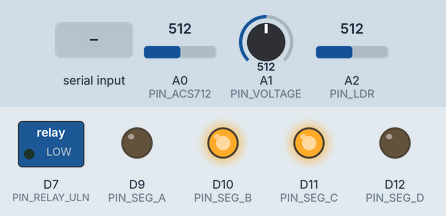
A sketch run on a simulated Arduino Uno R4 WiFi. On the bench: switched loads named in the sketch (green lamp = pin HIGH), output pins drawn as LEDs (lit = HIGH). The inputs (shaded band) are chosen by the test bench; at power-on: A0 (PIN_ACS712) = 512, A1 (PIN_VOLTAGE) = 512, A2 (PIN_LDR) = 512. WiFi joins after 1.5 s; servers stay silent unless stated; what the sketch prints to the serial monitor is not drawn.

Above: at 2.7 s.
2.8 s: "POWER_CYCLE\n" received over Serial
At 3.6 s:
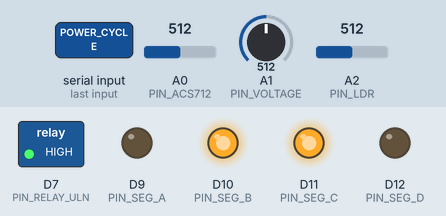
5.3 s: "{\n" received over Serial
6.8 s: "B\n" received over Serial
Timing chart, 0 to 9.8 s (numbered marks = the images above; inputs shaded):
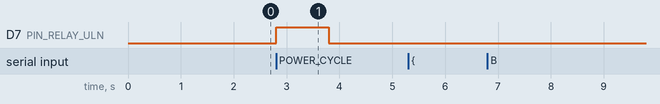

The sketch:

SecureOTAPowerHub.ino
```cpp
/**
 * SECURE OTA GUARDIAN — ARDUINO UNO R4 WiFi INTEGRATED GATEWAY & POWER HUB
 *
 * Board: Arduino UNO R4 WiFi (Renesas RA4M1 + ESP32-S3 Wi-Fi)
 *
 * Responsibilities:
 * 1. Wi-Fi & WebSocket Connection to Web Command Center (Laptop)
 * 2. Real-Time Current & Power Monitoring via ACS712 (Analog A0)
 * 3. Supply Voltage Monitoring (Analog A1)
 * 4. Ambient LDR Sensing (Analog A2)
 * 5. ULN2004AN 5V Relay Actuator (Digital D7) for Hardware Power-Cut / Reboot
 * 6. 1-Digit 7-Segment Active Bank Display (Pins D9-D12: '1' or '2')
 * 7. Direct Bidirectional UART Link to NXP FRDM-MCXN236 (Serial1: RX0/TX1)
 */

#include <WiFiS3.h>
#include <ArduinoJson.h>

// Wi-Fi Credentials
const char* WIFI_SSID     = "YOUR_WIFI_SSID";
const char* WIFI_PASSWORD = "YOUR_WIFI_PASSWORD";

// Laptop Command Center Endpoint
const char* SERVER_HOST = "192.168.1.100";
const int   SERVER_PORT = 8080;

// Pin Definitions
const int PIN_ACS712    = A0;
const int PIN_VOLTAGE   = A1;
const int PIN_LDR       = A2;
const int PIN_RELAY_ULN = 7;

// 7-Segment Pins (a, b, c, d)
const int PIN_SEG_A = 9;
const int PIN_SEG_B = 10;
const int PIN_SEG_C = 11;
const int PIN_SEG_D = 12;

// ACS712 Calibration
const float ACS_SENSITIVITY = 0.185;
const float VREF = 5.0;

// NXP Reported State (Aggregated via Serial1)
String nxp_bank = "A";
String nxp_version = "1.0.0";
String nxp_otaState = "IDLE";
int nxp_health = 100;
bool nxp_safeMode = false;

unsigned long lastTelemetryTime = 0;
const unsigned long TELEMETRY_INTERVAL_MS = 1000;

WiFiClient wifiClient;

void update7SegmentDisplay(int digit) {
  if (digit == 1) {
    digitalWrite(PIN_SEG_A, LOW);
    digitalWrite(PIN_SEG_B, HIGH);
    digitalWrite(PIN_SEG_C, HIGH);
    digitalWrite(PIN_SEG_D, LOW);
  } else if (digit == 2) {
    digitalWrite(PIN_SEG_A, HIGH);
    digitalWrite(PIN_SEG_B, HIGH);
    digitalWrite(PIN_SEG_C, LOW);
    digitalWrite(PIN_SEG_D, HIGH);
  }
}

float readACS712Current() {
  int rawADC = analogRead(PIN_ACS712);
  float voltage = (rawADC / 1023.0) * VREF;
  float current = abs((voltage - (VREF / 2.0)) / ACS_SENSITIVITY);
  if (current < 0.05) current = 0.38; // Baseline idle draw
  return current;
}

float readSupplyVoltage() {
  int rawADC = analogRead(PIN_VOLTAGE);
  float voltage = (rawADC / 1023.0) * VREF * 2.0;
  if (voltage < 1.0) voltage = 5.01;
  return voltage;
}

void executeHardwarePowerCycle() {
  Serial.println("[RELAY] Executing NXP Power Cut / Cold Reboot...");
  digitalWrite(PIN_RELAY_ULN, HIGH); // Cut power to NXP
  delay(1000);                       // 1 second power loss
  digitalWrite(PIN_RELAY_ULN, LOW);  // Restore power
  Serial.println("[RELAY] Power Restored! NXP Rebooting into Protected Bank.");
}

void setup() {
  Serial.begin(115200);   // USB Monitor to PC
  Serial1.begin(115200);  // Direct UART to NXP FRDM-MCXN236 (Pin 0 RX, Pin 1 TX)

  pinMode(PIN_RELAY_ULN, OUTPUT);
  digitalWrite(PIN_RELAY_ULN, LOW); // Relay energized (NXP powered ON)

  pinMode(PIN_SEG_A, OUTPUT);
  pinMode(PIN_SEG_B, OUTPUT);
  pinMode(PIN_SEG_C, OUTPUT);
  pinMode(PIN_SEG_D, OUTPUT);

  update7SegmentDisplay(1); // Default Bank A ('1')

  Serial.println("\n[UNO R4] Connecting to Wi-Fi...");
  WiFi.begin(WIFI_SSID, WIFI_PASSWORD);
  int attempts = 0;
  while (WiFi.status() != WL_CONNECTED && attempts < 15) {
    delay(500);
    Serial.print(".");
    attempts++;
  }

  if (WiFi.status() == WL_CONNECTED) {
    Serial.printf("\n[WIFI] Connected! IP: %s\n", WiFi.localIP().toString().c_str());
  } else {
    Serial.println("\n[WIFI] Wi-Fi offline. Continuing in local autonomous mode.");
  }
}

void loop() {
  // 1. Read NXP Telemetry from Serial1
  if (Serial1.available()) {
    String nxpMsg = Serial1.readStringUntil('\n');
    nxpMsg.trim();
    if (nxpMsg.startsWith("{")) {
      StaticJsonDocument<256> nxpDoc;
      DeserializationError err = deserializeJson(nxpDoc, nxpMsg);
      if (!err) {
        if (nxpDoc.containsKey("bank")) nxp_bank = nxpDoc["bank"].as<String>();
        if (nxpDoc.containsKey("version")) nxp_version = nxpDoc["version"].as<String>();
        if (nxpDoc.containsKey("otaState")) nxp_otaState = nxpDoc["otaState"].as<String>();
        if (nxpDoc.containsKey("health")) nxp_health = nxpDoc["health"].as<int>();
        if (nxpDoc.containsKey("safeMode")) nxp_safeMode = nxpDoc["safeMode"].as<bool>();
      }
    }
  }

  // 2. Read Inbound Commands from USB / Web
  if (Serial.available()) {
    String cmd = Serial.readStringUntil('\n');
    cmd.trim();
    if (cmd == "POWER_CYCLE") {
      executeHardwarePowerCycle();
    } else {
      // Forward OTA / Recovery commands directly to NXP
      Serial1.println(cmd);
      Serial.printf("[ROUTER] Forwarded to NXP: %s\n", cmd.c_str());
    }
  }

  // 3. Aggregate & Broadcast Telemetry at 1 Hz
  unsigned long now = millis();
  if (now - lastTelemetryTime >= TELEMETRY_INTERVAL_MS) {
    lastTelemetryTime = now;

    float current_A = readACS712Current();
    float voltage_V = readSupplyVoltage();
    float power_W = current_A * voltage_V;
    int ldr_val = analogRead(PIN_LDR);

    // Update 7-segment display based on active bank
    update7SegmentDisplay((nxp_bank == "B") ? 2 : 1);

    // Build unified JSON telemetry packet
    StaticJsonDocument<256> doc;
    doc["deviceId"] = "NXP-001";
    doc["bank"] = nxp_bank;
    doc["version"] = nxp_version;
    doc["otaState"] = nxp_otaState;
    doc["health"] = nxp_health;
    doc["safeMode"] = nxp_safeMode;
    doc["current_A"] = serialized(String(current_A, 2));
    doc["voltage_V"] = serialized(String(voltage_V, 2));
    doc["power_W"] = serialized(String(power_W, 2));
    doc["ldr"] = ldr_val;

    // Send over USB to Laptop Dashboard
    serializeJson(doc, Serial);
    Serial.println();
  }
}
```

Measured:
- after the input at 2.8 s, D7 (PIN_RELAY_ULN): LOW → HIGH at once, → LOW 1.0 s later
- after the input at 5.3 s, every drawn part: stays the same
- after the input at 6.8 s, every drawn part: stays the same
